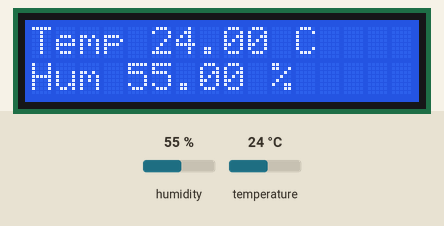
The sketch below on a simulated Arduino Uno, built with avr-gcc and run on an emulated ATmega328P. On the bench: 16×2 character LCD. The inputs (shaded band) are chosen by the test bench; at power-on: humidity 55 %, temperature 24 °C. What the sketch prints to the serial monitor is not drawn.

Above: at 1.2 s.
1.3 s: humidity set to 22 %
At 3.5 s:
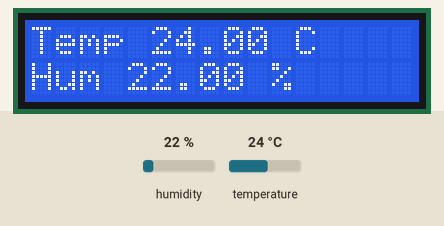
4.0 s: temperature set to 12 °C
At 4.8 s:
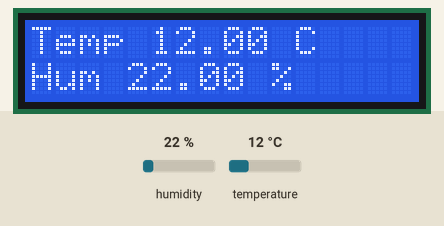
6.7 s: humidity set to 40 %
At 8.5 s:
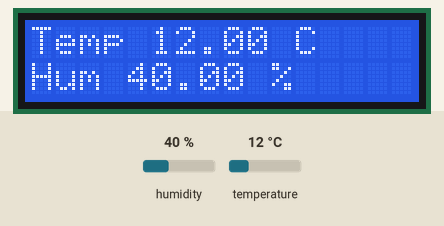
9.6 s: temperature set to 19 °C
At 11.0 s:
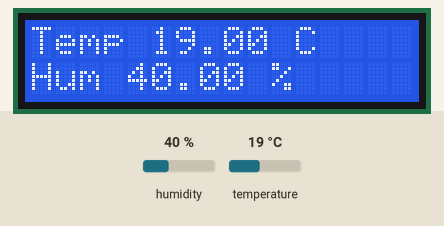
Timing chart, 0 to 12.6 s (numbered marks = the images above; inputs shaded):
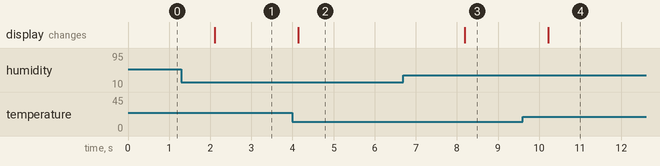

Measured:
- after the input at 1.3 s, the display: changes after 0.81 s (image 1)
- after the input at 4.0 s, the display: changes after 0.14 s (image 2)
- after the input at 6.7 s, the display: changes after 1.5 s (image 3)
- after the input at 9.6 s, the display: changes after 0.62 s (image 4)

The sketch:

Display_Temperature_On_LCD.ino
```cpp
#include "DHT.h"
#include <LiquidCrystal.h>
DHT dht(9, DHT11);
LiquidCrystal lcd(2, 3, 4, 5, 6, 7);

void setup()
{
  Serial.begin(9600);
  Serial.println("DHT11 test!!");
  dht.begin();
  lcd.begin(16, 2);
}

void loop()
{
  float t_c = dht.readTemperature();
  lcd.setCursor(0, 0);
  lcd.print("Temp ");
  lcd.print(t_c);
  lcd.print(" C");
  float humi = dht.readHumidity();
  lcd.setCursor(0, 1);
  lcd.print("Hum ");
  lcd.print(humi);
  lcd.print(" %");
}
```
